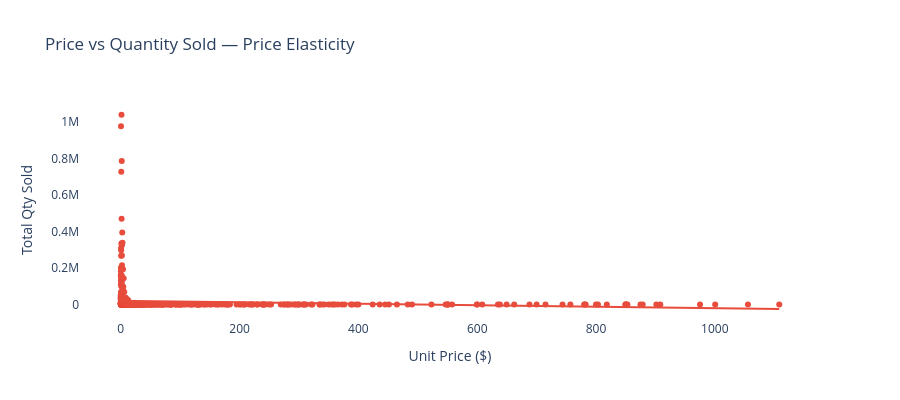

Notebook cell for this chart:
### Code cell
# Cell 10 — Price Elasticity Analysis
price_qty = retail.groupby('Price').agg({'Quantity': 'sum'}).reset_index()
price_qty = price_qty[price_qty['Price'] < price_qty['Price'].quantile(0.95)]

log_price = np.log(price_qty['Price'] + 1)
log_qty   = np.log(price_qty['Quantity'] + 1)
slope, intercept, r, p, se = stats.linregress(log_price, log_qty)

print('=== Price Elasticity ===')
print(f'Elasticity Coefficient : {slope:.3f}')
print(f'R-squared              : {r**2:.3f}')
print(f'P-value                : {p:.4f}')
print()
if slope < -1:
    print('→ Elastic demand: customers are price-sensitive')
elif slope < 0:
    print('→ Inelastic demand: customers are not very price-sensitive')
else:
    print('→ Positive relationship detected')

fig = px.scatter(price_qty, x='Price', y='Quantity', trendline='ols',
                 title='Price vs Quantity Sold — Price Elasticity',
                 labels={'Price': 'Unit Price ($)', 'Quantity': 'Total Qty Sold'},
                 color_discrete_sequence=['#e74c3c'])
fig.update_layout(height=400, plot_bgcolor='white', paper_bgcolor='white')
fig.show()

### Figure 1 — Plotly figure (JSON) as saved in the notebook; plotly's stock layout.template omitted (floating-point values rounded to 4 significant figures; data arrays with more than 128 entries replaced by an {"elided": "..."} marker saying what was removed)
{"data": [{"hovertemplate": "Unit Price ($)=%{x}<br>Total Qty Sold=%{y}<extra></extra>", "legendgroup": "", "marker": {"color": "#e74c3c", "symbol": "circle"}, "mode": "markers", "name": "", "orientation": "v", "showlegend": false, "type": "scatter", "x": {"elided": "631 float values"}, "xaxis": "x", "y": {"elided": "631 int values"}, "yaxis": "y"}, {"hovertemplate": "<b>OLS trendline</b><br>Quantity = -40.1515 * Price + 20537.7<br>R<sup>2</sup>=0.008438<br><br>Unit Price ($)=%{x}<br>Total Qty Sold=%{y} <b>(trend)</b><extra></extra>", "legendgroup": "", "marker": {"color": "#e74c3c", "symbol": "circle"}, "mode": "lines", "name": "", "showlegend": false, "type": "scatter", "x": {"elided": "631 float values"}, "xaxis": "x", "y": {"elided": "631 float values"}, "yaxis": "y"}], "layout": {"height": 400, "legend": {"tracegroupgap": 0}, "paper_bgcolor": "white", "plot_bgcolor": "white", "title": {"text": "Price vs Quantity Sold — Price Elasticity"}, "xaxis": {"anchor": "y", "domain": [0, 1], "title": {"text": "Unit Price ($)"}}, "yaxis": {"anchor": "x", "domain": [0, 1], "title": {"text": "Total Qty Sold"}}}}
